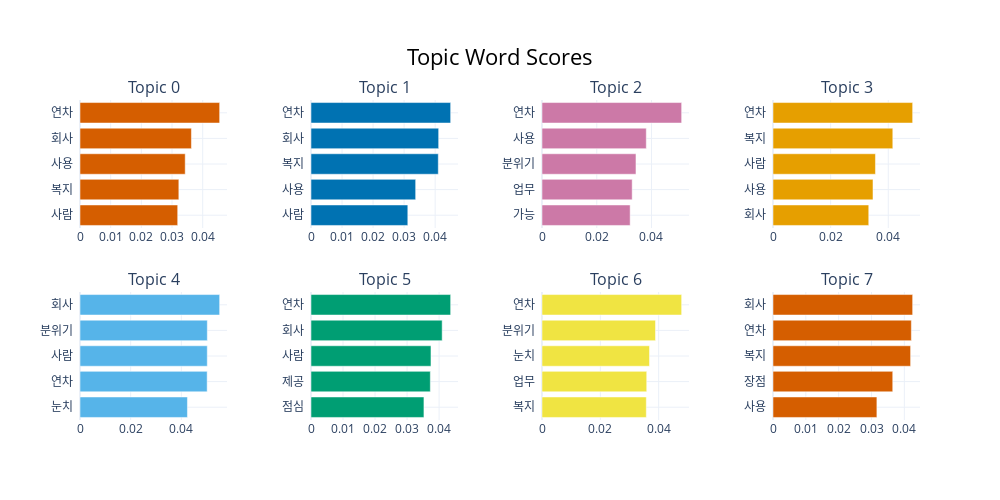

Notebook code for this chart:
### Code cell
topic_adv_model.visualize_barchart()

### Figure 1 — Plotly figure (JSON) as saved in the notebook; plotly's stock layout.template omitted (floating-point values rounded to 4 significant figures)
{"data": [{"marker": {"color": "#D55E00"}, "orientation": "h", "type": "bar", "x": [0.03185, 0.03223, 0.0343, 0.03632, 0.04553], "xaxis": "x", "y": ["사람  ", "복지  ", "사용  ", "회사  ", "연차  "], "yaxis": "y"}, {"marker": {"color": "#0072B2"}, "orientation": "h", "type": "bar", "x": [0.03119, 0.03372, 0.04101, 0.04113, 0.04499], "xaxis": "x2", "y": ["사람  ", "사용  ", "복지  ", "회사  ", "연차  "], "yaxis": "y2"}, {"marker": {"color": "#CC79A7"}, "orientation": "h", "type": "bar", "x": [0.0322, 0.03294, 0.03433, 0.0381, 0.05102], "xaxis": "x3", "y": ["가능  ", "업무  ", "분위기  ", "사용  ", "연차  "], "yaxis": "y3"}, {"marker": {"color": "#E69F00"}, "orientation": "h", "type": "bar", "x": [0.03323, 0.0347, 0.03555, 0.04157, 0.04846], "xaxis": "x4", "y": ["회사  ", "사용  ", "사람  ", "복지  ", "연차  "], "yaxis": "y4"}, {"marker": {"color": "#56B4E9"}, "orientation": "h", "type": "bar", "x": [0.04241, 0.05021, 0.05025, 0.05026, 0.05513], "xaxis": "x5", "y": ["눈치  ", "연차  ", "사람  ", "분위기  ", "회사  "], "yaxis": "y5"}, {"marker": {"color": "#009E73"}, "orientation": "h", "type": "bar", "x": [0.03527, 0.03726, 0.03746, 0.04096, 0.04361], "xaxis": "x6", "y": ["점심  ", "제공  ", "사람  ", "회사  ", "연차  "], "yaxis": "y6"}, {"marker": {"color": "#F0E442"}, "orientation": "h", "type": "bar", "x": [0.03577, 0.03591, 0.03686, 0.03892, 0.04789], "xaxis": "x7", "y": ["복지  ", "업무  ", "눈치  ", "분위기  ", "연차  "], "yaxis": "y7"}, {"marker": {"color": "#D55E00"}, "orientation": "h", "type": "bar", "x": [0.03164, 0.03647, 0.0419, 0.04213, 0.04253], "xaxis": "x8", "y": ["사용  ", "장점  ", "복지  ", "연차  ", "회사  "], "yaxis": "y8"}], "layout": {"annotations": [{"font": {"size": 16}, "showarrow": false, "text": "Topic 0", "x": 0.0875, "xanchor": "center", "xref": "paper", "y": 1, "yanchor": "bottom", "yref": "paper"}, {"font": {"size": 16}, "showarrow": false, "text": "Topic 1", "x": 0.3625, "xanchor": "center", "xref": "paper", "y": 1, "yanchor": "bottom", "yref": "paper"}, {"font": {"size": 16}, "showarrow": false, "text": "Topic 2", "x": 0.6375, "xanchor": "center", "xref": "paper", "y": 1, "yanchor": "bottom", "yref": "paper"}, {"font": {"size": 16}, "showarrow": false, "text": "Topic 3", "x": 0.9125, "xanchor": "center", "xref": "paper", "y": 1, "yanchor": "bottom", "yref": "paper"}, {"font": {"size": 16}, "showarrow": false, "text": "Topic 4", "x": 0.0875, "xanchor": "center", "xref": "paper", "y": 0.4, "yanchor": "bottom", "yref": "paper"}, {"font": {"size": 16}, "showarrow": false, "text": "Topic 5", "x": 0.3625, "xanchor": "center", "xref": "paper", "y": 0.4, "yanchor": "bottom", "yref": "paper"}, {"font": {"size": 16}, "showarrow": false, "text": "Topic 6", "x": 0.6375, "xanchor": "center", "xref": "paper", "y": 0.4, "yanchor": "bottom", "yref": "paper"}, {"font": {"size": 16}, "showarrow": false, "text": "Topic 7", "x": 0.9125, "xanchor": "center", "xref": "paper", "y": 0.4, "yanchor": "bottom", "yref": "paper"}], "height": 500, "hoverlabel": {"bgcolor": "white", "font": {"family": "Rockwell", "size": 16}}, "showlegend": false, "title": {"font": {"color": "Black", "size": 22}, "text": "Topic Word Scores", "x": 0.5, "xanchor": "center", "yanchor": "top"}, "width": 1000, "xaxis": {"anchor": "y", "domain": [0, 0.175], "showgrid": true}, "xaxis2": {"anchor": "y2", "domain": [0.275, 0.45], "showgrid": true}, "xaxis3": {"anchor": "y3", "domain": [0.55, 0.725], "showgrid": true}, "xaxis4": {"anchor": "y4", "domain": [0.825, 1], "showgrid": true}, "xaxis5": {"anchor": "y5", "domain": [0, 0.175], "showgrid": true}, "xaxis6": {"anchor": "y6", "domain": [0.275, 0.45], "showgrid": true}, "xaxis7": {"anchor": "y7", "domain": [0.55, 0.725], "showgrid": true}, "xaxis8": {"anchor": "y8", "domain": [0.825, 1], "showgrid": true}, "yaxis": {"anchor": "x", "domain": [0.6, 1], "showgrid": true}, "yaxis2": {"anchor": "x2", "domain": [0.6, 1], "showgrid": true}, "yaxis3": {"anchor": "x3", "domain": [0.6, 1], "showgrid": true}, "yaxis4": {"anchor": "x4", "domain": [0.6, 1], "showgrid": true}, "yaxis5": {"anchor": "x5", "domain": [0, 0.4], "showgrid": true}, "yaxis6": {"anchor": "x6", "domain": [0, 0.4], "showgrid": true}, "yaxis7": {"anchor": "x7", "domain": [0, 0.4], "showgrid": true}, "yaxis8": {"anchor": "x8", "domain": [0, 0.4], "showgrid": true}}}
